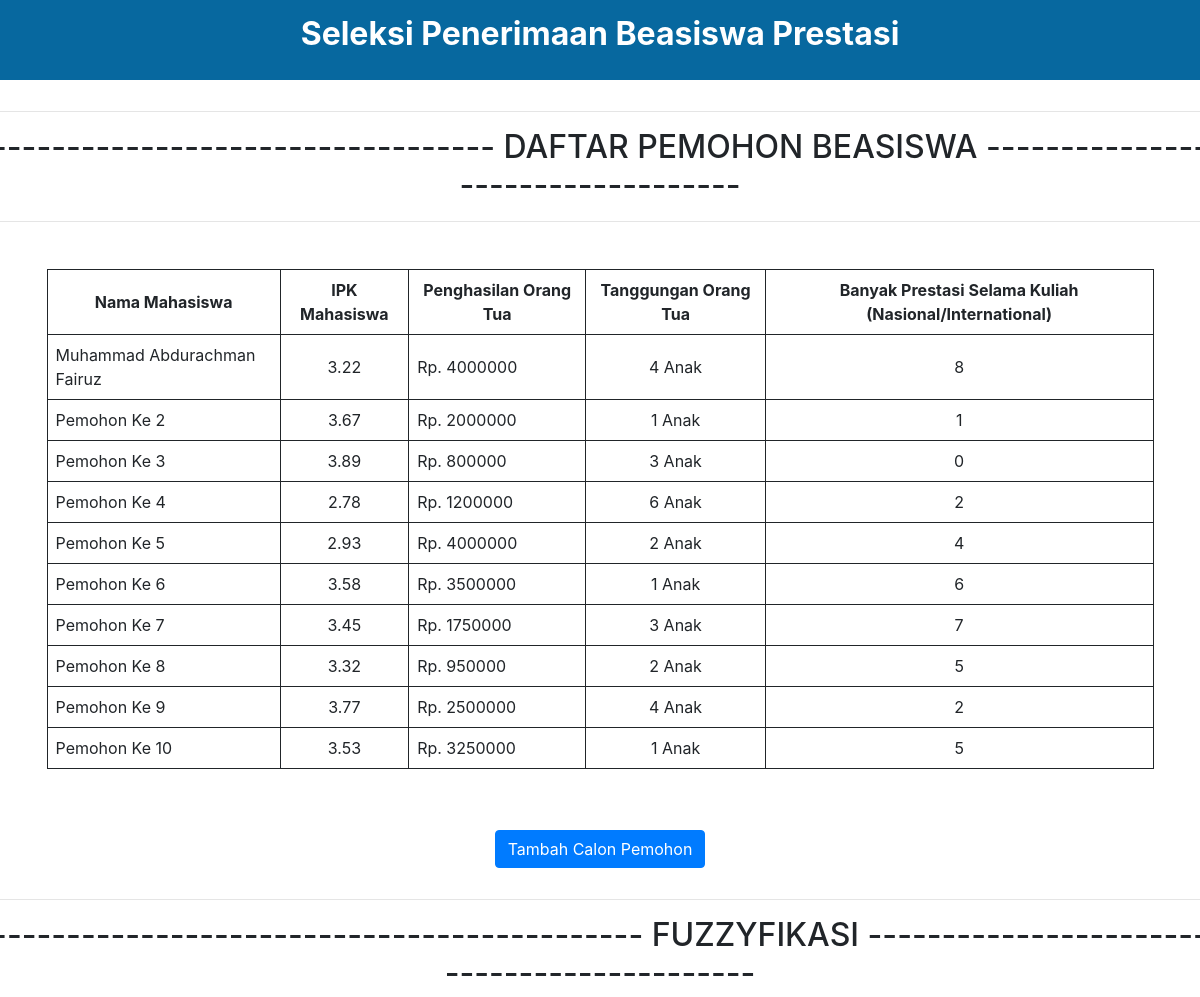
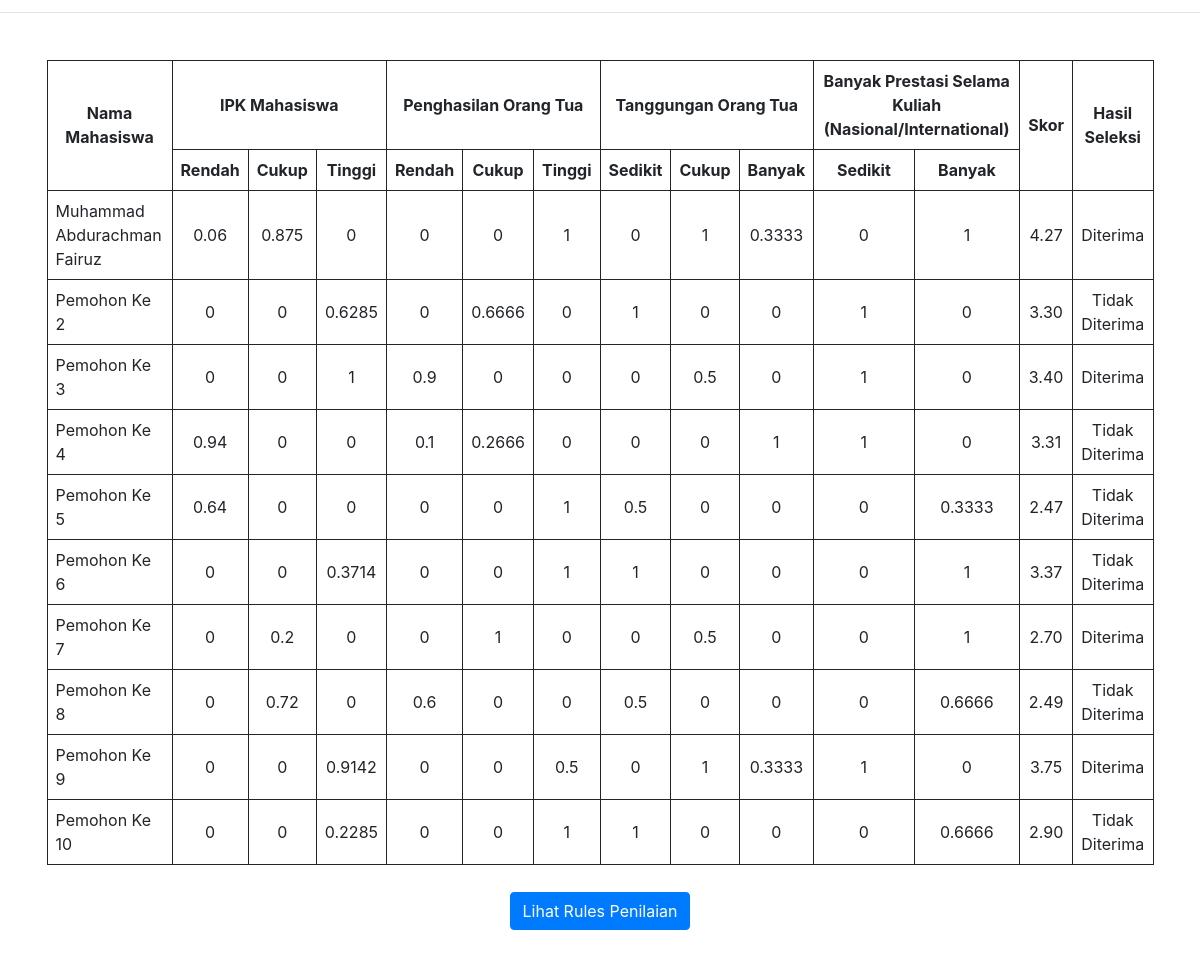
The page / on the database its author committed (2 pictures, top to bottom).
### tables this page shows
CREATE TABLE `tb_pemohon` (
  `id` int NOT NULL AUTO_INCREMENT,
  `nama_mahasiswa` varchar(255) DEFAULT NULL,
  `ipk_mahasiswa` float DEFAULT NULL,
  `penghasilan_ortu` int DEFAULT NULL,
  `tanggungan_ortu` int DEFAULT NULL,
  `prestasi_mahasiswa` int DEFAULT NULL,
  PRIMARY KEY (`id`)
);

### index.php (the view, shortened to what this page needs)
<!DOCTYPE html>
<html lang="en">
  <head>
    <link href="css/bootstrap.min.css" rel="stylesheet">
      <div class="col">
        <div style="text-align: center;"  class="row">
          <div class="shadow" style="background: #07689F; height:80px; width:100%">
            <div>
              <h2 style="color: white; margin:0px; padding-top: 15px"><b>Seleksi Penerimaan Beasiswa Prestasi</b></h2>
            </div>
          </div>
        </div>
		  </div>
  </head>
  <body>
    <div class="bg-image">
      <?php include"database.php"?>
      <div class="row">
        <div class="center" style="padding-top: 15px; margin-left: auto; margin-right: auto;">
          <div align="center">
            <hr><h2>---------------------------------- DAFTAR PEMOHON BEASISWA ----------------------------------</h2><hr>
          </div>
          <div style="padding: 2.5% 5%; width:100%;">
            <table width="100%">
              <tr>
                <td style="border: 1px solid; padding: 8px" align="center"><b>Nama Mahasiswa</b></td>
                <td style="border: 1px solid; padding: 8px" align="center"><b>IPK Mahasiswa</b></td>
                <td style="border: 1px solid; padding: 8px" align="center"><b>Penghasilan Orang Tua</b></td>
                <td style="border: 1px solid; padding: 8px" align="center"><b>Tanggungan Orang Tua</b></td>
                <td style="border: 1px solid; padding: 8px" align="center"><b>Banyak Prestasi Selama Kuliah (Nasional/International)</b></td>
              </tr>
              <?php
              $hasil=mysqli_query($connect,"select * from tb_pemohon");
              while($r=mysqli_fetch_array($hasil)){
              ?>
              <tr>
                <td style="border: 1px solid; padding: 8px"><?php echo $r['nama_mahasiswa'];?></td>
                <td style="border: 1px solid; padding: 8px" align="center"><?php echo $r['ipk_mahasiswa'];?></td>
                <td style="border: 1px solid; padding: 8px">Rp. <?php echo $r['penghasilan_ortu'];?></td>
                <td style="border: 1px solid; padding: 8px" align="center"><?php echo $r['tanggungan_ortu'];?> Anak</td>
                <td style="border: 1px solid; padding: 8px" align="center"><?php echo $r['prestasi_mahasiswa'];?></td>
              </tr>
              <?php } ?>
            </table>
          </div>
        </div>
        <div class="center" style="padding-top: 2.5%; margin-left: auto; margin-right: auto;">
          <div align="center">
            <button type="button" class="btn btn-primary" data-toggle="modal" data-target="#exampleModal">
              Tambah Calon Pemohon
            </button>
          </div>
          <div style="padding-top:15px;" align="center">
            <hr><h2>-------------------------------------------- FUZZYFIKASI --------------------------------------------</h2><hr>
          </div>
          <div style="padding: 2.5% 5%; width:100%;" align="center">
            <table >
              <tr>
                <td style="border: 1px solid; padding: 8px" rowspan=2 align="center"><b>Nama Mahasiswa</b></td>
                <td style="border: 1px solid; padding: 8px" colspan=3 align="center"><b>IPK Mahasiswa</b></td>
                <td style="border: 1px solid; padding: 8px" colspan=3 align="center"><b>Penghasilan Orang Tua</b></td>
                <td style="border: 1px solid; padding: 8px" colspan=3 align="center"><b>Tanggungan Orang Tua</b></td>
                <td style="border: 1px solid; padding: 8px" colspan=2 align="center"><b>Banyak Prestasi Selama Kuliah (Nasional/International)</b></td>
                <td style="border: 1px solid; padding: 8px" rowspan=2 align="center"><b>Skor</b></td>
                <td style="border: 1px solid; padding: 8px" rowspan=2 align="center"><b>Hasil Seleksi</b></td>
              </tr>
              <tr>
                <td style="border: 1px solid; padding: 8px" align="center"><b>Rendah</b></td>
                <td style="border: 1px solid; padding: 8px" align="center"><b>Cukup</b></td>
                <td style="border: 1px solid; padding: 8px" align="center"><b>Tinggi</b></td>
                <td style="border: 1px solid; padding: 8px" align="center"><b>Rendah</b></td>
                <td style="border: 1px solid; padding: 8px" align="center"><b>Cukup</b></td>
                <td style="border: 1px solid; padding: 8px" align="center"><b>Tinggi</b></td>
                <td style="border: 1px solid; padding: 8px" align="center"><b>Sedikit</b></td>
                <td style="border: 1px solid; padding: 8px" align="center"><b>Cukup</b></td>
                <td style="border: 1px solid; padding: 8px" align="center"><b>Banyak</b></td>
                <td style="border: 1px solid; padding: 8px" align="center"><b>Sedikit</b></td>
                <td style="border: 1px solid; padding: 8px" align="center"><b>Banyak</b></td>
              </tr>
              <?php
              $hasil=mysqli_query($connect,"select * from tb_pemohon");
              while($r=mysqli_fetch_array($hasil)){
              ?>
              <tr>
                <td style="border: 1px solid; padding: 8px"><?php echo $r['nama_mahasiswa'];?></td>
                <td style="border: 1px solid; padding: 8px" align="center">
                  <?php
                  $ipkrendah = 0;
                  if($r['ipk_mahasiswa']<=2.75){
                    $ipkrendah = 1;
                  }elseif(($r['ipk_mahasiswa']>2.75)&&($r['ipk_mahasiswa']<3.25)){
                    $ipkrendah = (3.25 - $r['ipk_mahasiswa'])/(3.25 - 2.75);
                  }elseif($r['ipk_mahasiswa']>=3.25){
                    $ipkrendah = 0;
                  }
                  echo substr($ipkrendah,0,6);
                  ?>
                </td>
                <td style="border: 1px solid; padding: 8px" align="center">
                  <?php
                  $ipkcukup = 0;
                  if(($r['ipk_mahasiswa']<=3.00)||($r['ipk_mahasiswa']>=3.50)){
                    $ipkcukup = 0;
                  }elseif(($r['ipk_mahasiswa']>3.01)&&($r['ipk_mahasiswa']<3.25)){
                    $ipkcukup = ($r['ipk_mahasiswa'] - 3.01)/(3.25 - 3.01);
                  }elseif(($r['ipk_mahasiswa']>=3.25)&&($r['ipk_mahasiswa']<=3.50)){
                    $ipkcukup = (3.50 - $r['ipk_mahasiswa'])/(3.50 - 3.25);
                  }
                  echo substr($ipkcukup,0,6);
                  ?>
                </td>
                <td style="border: 1px solid; padding: 8px" align="center">
                  <?php
                  $ipktinggi = 0;
                  if(($r['ipk_mahasiswa']<3.45)){
                    $ipktinggi = 0;
                  }elseif(($r['ipk_mahasiswa']>=3.45)&&($r['ipk_mahasiswa']<3.80)){
                    $ipktinggi = ($r['ipk_mahasiswa'] - 3.45)/(3.80 - 3.45);
                  }elseif(($r['ipk_mahasiswa']>=3.80)){
                    $ipktinggi = 1;
                  }
                  echo substr($ipktinggi,0,6);
                  ?>
                </td>
                <td style="border: 1px solid; padding: 8px" align="center">
                  <?php
                  $penghasilanrendah = 0;
                  if($r['penghasilan_ortu']<=750000){
                    $penghasilanrendah = 1;
                  }elseif(($r['penghasilan_ortu']>750000)&&($r['penghasilan_ortu']<1250000)){
                    $penghasilanrendah = (1250000 - $r['penghasilan_ortu'])/(1250000 - 750000);
                  }elseif($r['penghasilan_ortu']>=1250000){
                    $penghasilanrendah = 0;
                  }
                  echo substr($penghasilanrendah,0,6);
                  ?>
                </td>
                <td style="border: 1px solid; padding: 8px" align="center">
                  <?php
                  $penghasilancukup = 0;
                  if(($r['penghasilan_ortu']<1000000)||($r['penghasilan_ortu']>2500000)){
                    $penghasilancukup = 0;
                  }elseif(($r['penghasilan_ortu']>=1000000)&&($r['penghasilan_ortu']<1750000)){
                    $penghasilancukup = ($r['penghasilan_ortu'] - 1000000)/(1750000 - 1000000);
                  }elseif(($r['penghasilan_ortu']>=1750000)&&($r['penghasilan_ortu']<=2500000)){
                    $penghasilancukup = (2500000 - $r['penghasilan_ortu'])/(2500000 - 1750000);
                  }
                  echo substr($penghasilancukup,0,6);
                  ?>
                </td>
                <td style="border: 1px solid; padding: 8px" align="center">
                  <?php
                  $penghasilantinggi = 0;
                  if(($r['penghasilan_ortu']<2000000)){
                    $penghasilantinggi = 0;
                  }elseif(($r['penghasilan_ortu']>=2000000)&&($r['penghasilan_ortu']<3000000)){
                    $penghasilantinggi = ($r['penghasilan_ortu'] - 2000000)/(3000000 - 2000000);
                  }elseif(($r['penghasilan_ortu']>=3000000)){
                    $penghasilantinggi = 1;
                  }
                  echo substr($penghasilantinggi,0,6);
                  ?>
                </td>
                <td style="border: 1px solid; padding: 8px" align="center">
                  <?php
                  $tanggungansedikit = 0;
                  if($r['tanggungan_ortu']<=1){
                    $tanggungansedikit = 1;
                  }elseif(($r['tanggungan_ortu']>1)&&($r['tanggungan_ortu']<3)){
                    $tanggungansedikit = (3 - $r['tanggungan_ortu'])/(3 - 1);
                  }elseif($r['tanggungan_ortu']>=3){
                    $tanggungansedikit = 0;
                  }
                  echo substr($tanggungansedikit,0,6);
                  ?>
                </td>
                <td style="border: 1px solid; padding: 8px" align="center">
                  <?php
                  $tanggungancukup = 0;
                  if(($r['tanggungan_ortu']<2)||($r['tanggungan_ortu']>6)){
                    $tanggungancukup = 0;
                  }elseif(($r['tanggungan_ortu']>=2)&&($r['tanggungan_ortu']<4)){
                    $tanggungancukup = ($r['tanggungan_ortu'] - 2)/(4 - 2);
                  }elseif(($r['tanggungan_ortu']>=4)&&($r['tanggungan_ortu']<=6)){
                    $tanggungancukup = (6 - $r['tanggungan_ortu'])/(6 - 4);
                  }
                  echo substr($tanggungancukup,0,6);
                  ?>
                </td>
                <td style="border: 1px solid; padding: 8px" align="center">
                  <?php
                  $tanggunganbanyak = 0;
                  if(($r['tanggungan_ortu']<3)){
                    $tanggunganbanyak = 0;
                  }elseif(($r['tanggungan_ortu']>=3)&&($r['tanggungan_ortu']<6)){
                    $tanggunganbanyak = ($r['tanggungan_ortu'] - 3)/(6 - 3);
                  }elseif(($r['tanggungan_ortu']>=6)){
                    $tanggunganbanyak = 1;
                  }
                  echo substr($tanggunganbanyak,0,6);
                  ?>
                </td>
                <td style="border: 1px solid; padding: 8px" align="center">
                  <?php
                  $prestasisedikit=0;
                  if($r['prestasi_mahasiswa']<2){
                    $prestasisedikit = 1;
                  }elseif(($r['prestasi_mahasiswa']>=2)&&($r['prestasi_mahasiswa']<4)){
                    $prestasisedikit = (4 - $r['prestasi_mahasiswa'])/(4 - 2);
                  }elseif($r['prestasi_mahasiswa']>=4){
                    $prestasisedikit = 0;
                  }
                  echo substr($prestasisedikit,0,6);
                  ?>
                </td>
                <td style="border: 1px solid; padding: 8px" align="center">
                  <?php
                  $prestasibanyak=0;
                  if($r['prestasi_mahasiswa']<3){
                    $prestasibanyak = 0;
                  }elseif(($r['prestasi_mahasiswa']>=3)&&($r['prestasi_mahasiswa']<6)){
                    $prestasibanyak = ($r['prestasi_mahasiswa'] - 3)/(6 - 3);
                  }elseif($r['prestasi_mahasiswa']>=6){
                    $prestasibanyak = 1;
                  }
                  echo substr($prestasibanyak,0,6);
                  ?>
                </td>
                <td style="border: 1px solid; padding: 8px" align="center">
                  <?php
                  $skor = array($ipkrendah,$ipkcukup,$ipktinggi,$penghasilanrendah,$penghasilancukup,$penghasilantinggi,$tanggungansedikit,$tanggungancukup,$tanggunganbanyak,$prestasisedikit,$prestasibanyak);
                  $skor = number_format(array_sum($skor),2);
                  echo $skor;
                  ?>
                </td>
                <td style="border: 1px solid; padding: 8px" align="center">
                  <?php
                  $result = '';
                  if(($ipkcukup>0)&&($penghasilancukup>0)&&($tanggungancukup>0)&&($prestasibanyak>0)){
                    $result = 'Diterima';
                  }
                  elseif(($ipktinggi>0)&&($penghasilancukup>0)&&($tanggungancukup>0)&&($prestasibanyak>0)){
                    $result = 'Diterima';
                  }
                  elseif(($ipkcukup>0)&&($penghasilanrendah>0)&&($tanggungancukup>0)&&($prestasibanyak>0)){
                    $result = 'Diterima';
                  }
                  elseif(($ipktinggi>0)&&($penghasilanrendah>0)&&($tanggungancukup>0)&&($prestasibanyak>0)){
                    $result = 'Diterima';
                  }
                  elseif(($ipkcukup>0)&&($penghasilanrendah>0)&&($tanggunganbanyak>0)&&($prestasibanyak>0)){
                    $result = 'Diterima';
                  }
                  elseif(($ipktinggi>0)&&($penghasilanrendah>0)&&($tanggunganbanyak>0)&&($prestasibanyak>0)){
                    $result = 'Diterima';
                  }
                  elseif(($ipktinggi>0)&&($penghasilanrendah>0)&&($tanggunganbanyak>0)&&($prestasisedikit>0)){
                    $result = 'Diterima';
                  }
                  elseif(($ipktinggi>0)&&($penghasilanrendah>0)&&($tanggungancukup>0)&&($prestasisedikit>0)){
                    $result = 'Diterima';
                  }
                  elseif(($skor)>3.50){
                    $result = 'Diterima';
                  }
                  else{
                    $result = 'Tidak Diterima';
                  }
                  echo $result;
                  ?>
                </td>
              </tr>
              <?php }?>
            </table>
            <div class="center" style="padding-top: 2.5%; margin-left: auto; margin-right: auto;">
              <div align="center">
                <button type="button" class="btn btn-primary" data-toggle="modal" data-target="#modalRules">
                  Lihat Rules Penilaian
                </button>
              </div>
            </div>
          </div>
        </div>
      </div>
    </div>
  </body>

### index.php (style rules this page uses)
.bg-image { background: white ; background-position: center; background-repeat: no-repeat; background-size: cover; height: 100vh; width: 100wh; position: relative; }

### rows shown on the page
tb_pemohon: nama_mahasiswa "Muhammad Abdurachman Fairuz", ipk_mahasiswa "3.22", penghasilan_ortu "4000000", tanggungan_ortu "4", prestasi_mahasiswa "8", ipk_mahasiswa "0.06", ipk_mahasiswa "0.875", ipk_mahasiswa "0", penghasilan_ortu "0", penghasilan_ortu "1", tanggungan_ortu "0", tanggungan_ortu "1", tanggungan_ortu "0.3333", prestasi_mahasiswa "0", prestasi_mahasiswa "1", skor "4.27", result "Diterima"
tb_pemohon: nama_mahasiswa "Pemohon Ke 2", ipk_mahasiswa "3.67", penghasilan_ortu "2000000", tanggungan_ortu "1", prestasi_mahasiswa "1", ipk_mahasiswa "0", ipk_mahasiswa "0.6285", penghasilan_ortu "0", penghasilan_ortu "0.6666", tanggungan_ortu "0", prestasi_mahasiswa "0", skor "3.30", result "Tidak Diterima"
tb_pemohon: nama_mahasiswa "Pemohon Ke 3", ipk_mahasiswa "3.89", penghasilan_ortu "800000", tanggungan_ortu "3", prestasi_mahasiswa "0", ipk_mahasiswa "0", ipk_mahasiswa "1", penghasilan_ortu "0.9", penghasilan_ortu "0", tanggungan_ortu "0", tanggungan_ortu "0.5", prestasi_mahasiswa "1", skor "3.40", result "Diterima"
tb_pemohon: nama_mahasiswa "Pemohon Ke 4", ipk_mahasiswa "2.78", penghasilan_ortu "1200000", tanggungan_ortu "6", prestasi_mahasiswa "2", ipk_mahasiswa "0.94", ipk_mahasiswa "0", penghasilan_ortu "0.1", penghasilan_ortu "0.2666", penghasilan_ortu "0", tanggungan_ortu "0", tanggungan_ortu "1", prestasi_mahasiswa "1", prestasi_mahasiswa "0", skor "3.31", ipk_mahasiswa "Tidak Diterima"
tb_pemohon: nama_mahasiswa "Pemohon Ke 5", ipk_mahasiswa "2.93", penghasilan_ortu "4000000", tanggungan_ortu "2", prestasi_mahasiswa "4", ipk_mahasiswa "0.64", ipk_mahasiswa "0", penghasilan_ortu "0", penghasilan_ortu "1", tanggungan_ortu "0.5", tanggungan_ortu "0", prestasi_mahasiswa "0", prestasi_mahasiswa "0.3333", skor "2.47", ipk_mahasiswa "Tidak Diterima"
tb_pemohon: nama_mahasiswa "Pemohon Ke 6", ipk_mahasiswa "3.58", penghasilan_ortu "3500000", tanggungan_ortu "1", prestasi_mahasiswa "6", ipk_mahasiswa "0", ipk_mahasiswa "0.3714", penghasilan_ortu "0", penghasilan_ortu "1", tanggungan_ortu "0", prestasi_mahasiswa "0", prestasi_mahasiswa "1", skor "3.37", result "Tidak Diterima"
tb_pemohon: nama_mahasiswa "Pemohon Ke 7", ipk_mahasiswa "3.45", penghasilan_ortu "1750000", tanggungan_ortu "3", prestasi_mahasiswa "7", ipk_mahasiswa "0", ipk_mahasiswa "0.2", penghasilan_ortu "0", penghasilan_ortu "1", tanggungan_ortu "0", tanggungan_ortu "0.5", prestasi_mahasiswa "0", prestasi_mahasiswa "1", skor "2.70", result "Diterima"
tb_pemohon: nama_mahasiswa "Pemohon Ke 8", ipk_mahasiswa "3.32", penghasilan_ortu "950000", tanggungan_ortu "2", prestasi_mahasiswa "5", ipk_mahasiswa "0", ipk_mahasiswa "0.72", penghasilan_ortu "0.6", penghasilan_ortu "0", tanggungan_ortu "0.5", tanggungan_ortu "0", prestasi_mahasiswa "0", prestasi_mahasiswa "0.6666", skor "2.49", result "Tidak Diterima"
tb_pemohon: nama_mahasiswa "Pemohon Ke 9", ipk_mahasiswa "3.77", penghasilan_ortu "2500000", tanggungan_ortu "4", prestasi_mahasiswa "2", ipk_mahasiswa "0", ipk_mahasiswa "0.9142", penghasilan_ortu "0", penghasilan_ortu "0.5", tanggungan_ortu "0", tanggungan_ortu "1", tanggungan_ortu "0.3333", prestasi_mahasiswa "1", prestasi_mahasiswa "0", skor "3.75", result "Diterima"
tb_pemohon: nama_mahasiswa "Pemohon Ke 10", ipk_mahasiswa "3.53", penghasilan_ortu "3250000", tanggungan_ortu "1", prestasi_mahasiswa "5", ipk_mahasiswa "0", ipk_mahasiswa "0.2285", penghasilan_ortu "0", penghasilan_ortu "1", tanggungan_ortu "0", prestasi_mahasiswa "0", prestasi_mahasiswa "0.6666", skor "2.90", result "Tidak Diterima"
